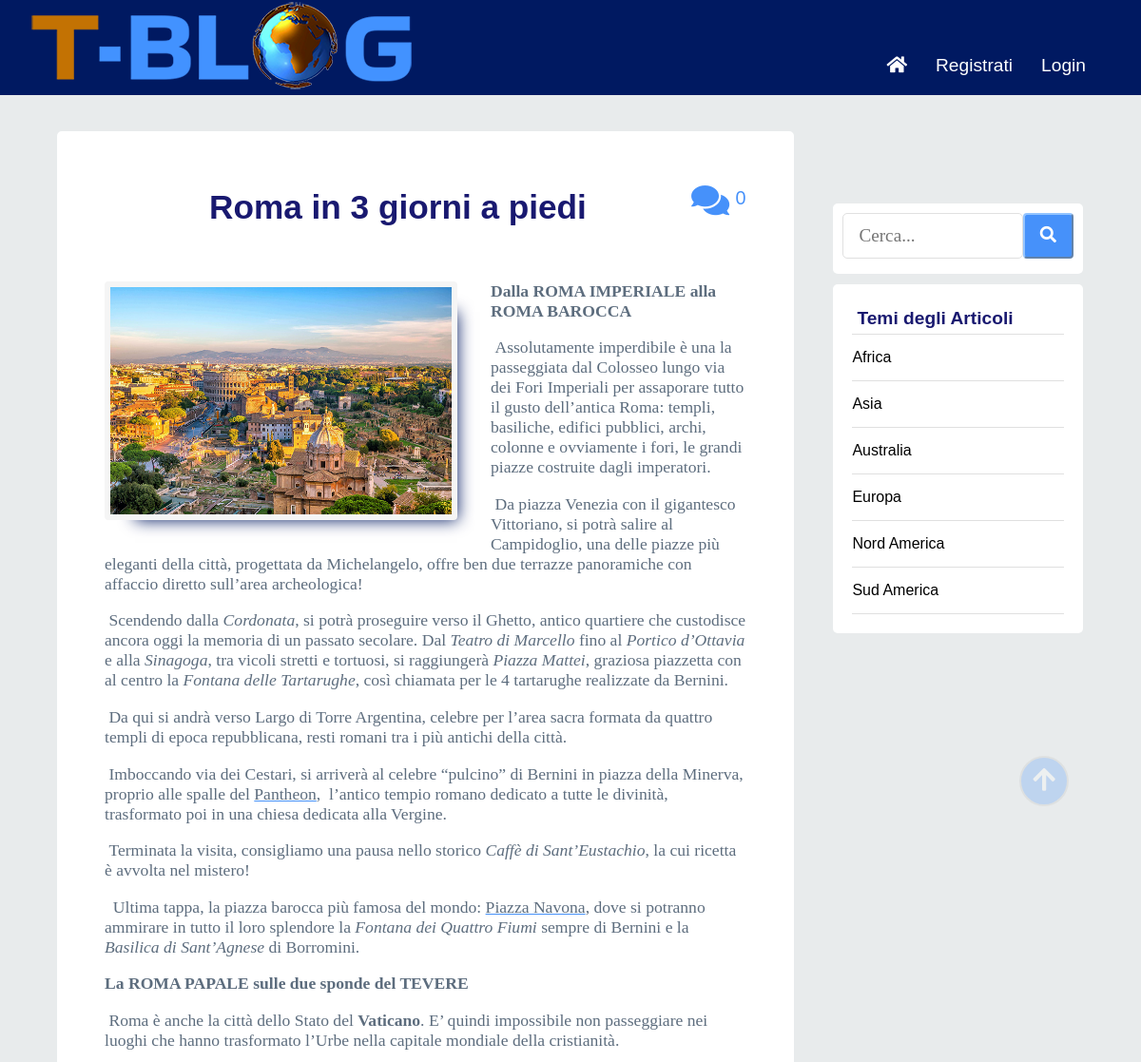
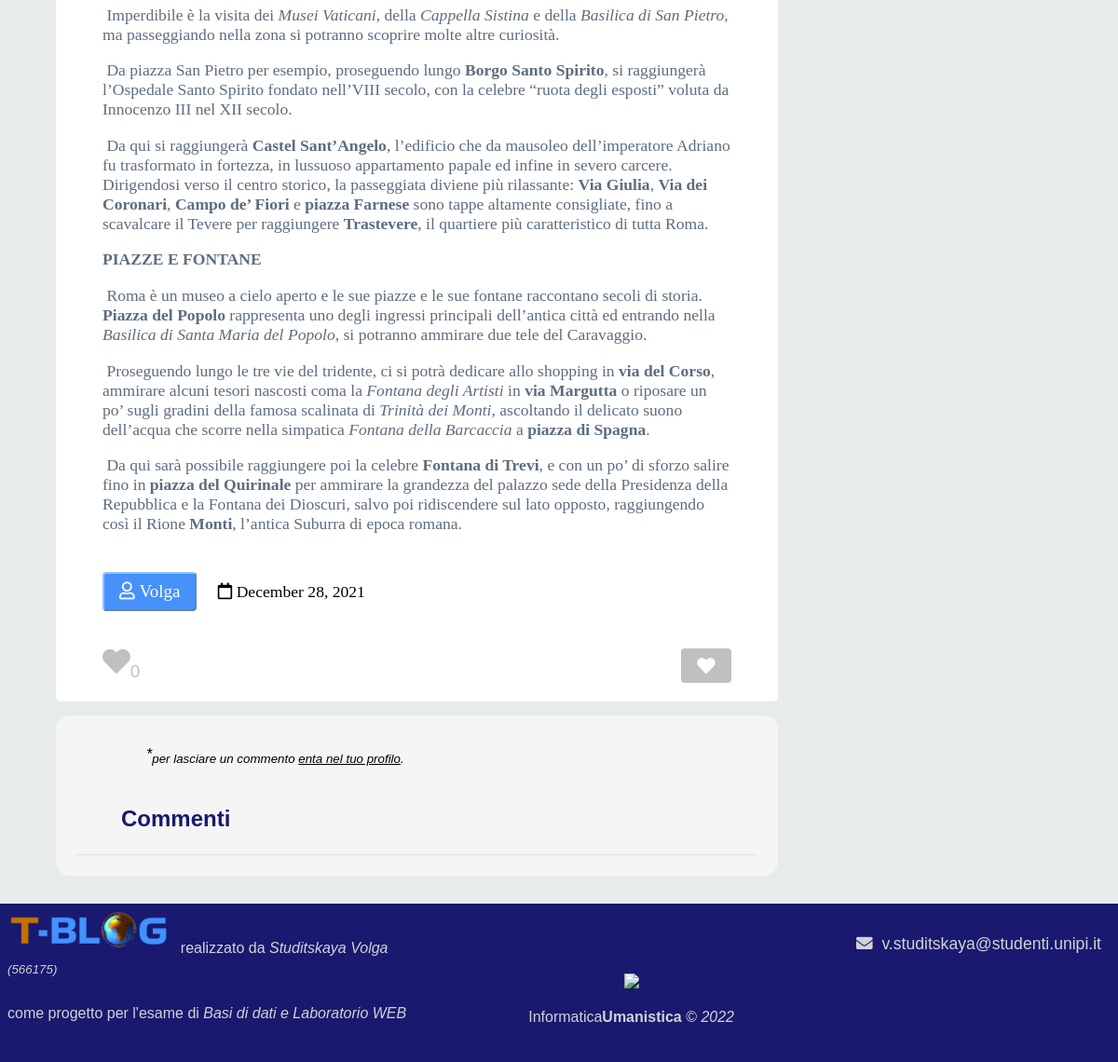
The page /tblog/tblog_article.php?id=34 on the database its author committed (2 pictures, top to bottom).
### tables this page shows
CREATE TABLE `posts` (
  `id` int(11) NOT NULL,
  `user_id` int(11) NOT NULL,
  `topic_id` int(11) DEFAULT NULL,
  `title` varchar(255) NOT NULL,
  `image` varchar(255) NOT NULL,
  `body` text NOT NULL,
  `published` tinyint(4) NOT NULL,
  `created_at` datetime NOT NULL DEFAULT current_timestamp()
);

CREATE TABLE `users` (
  `id` int(11) NOT NULL,
  `admin` tinyint(4) NOT NULL,
  `username` varchar(255) NOT NULL,
  `email` varchar(255) NOT NULL,
  `phone` varchar(255) NOT NULL,
  `password` varchar(255) NOT NULL,
  `created_at` timestamp NOT NULL DEFAULT current_timestamp()
);

CREATE TABLE `topics` (
  `id` int(11) NOT NULL,
  `name` varchar(100) NOT NULL,
  `description` text NOT NULL
);

### tblog/app/controllers/posts.php (called while the page is built, shortened)
<?php
include(ROOT_PATH . "/app/database/db.php");
$topics = selectAll('topics');
?>

### tblog/tblog_article.php (the view, shortened to what this page needs)
<?php
include(ROOT_PATH . "/app/controllers/posts.php");
if (isset($_GET['id'])) {
	$postId=$_GET['id'];
	$posts = getPostWhithUsername($postId);
	$post = $posts['0'];
}
?>
<!DOCTYPE html>
<html lang="it">
	<head>
		<link rel="stylesheet" href="assets/css/style.css">
		<link rel="stylesheet" href="https://use.fontawesome.com/releases/v5.7.2/css/all.css"
>
	</head>
	<body>
		<?php include(ROOT_PATH."/app/includes/tblog_header.php") ?>
		<div class="page-wrapper">
			<div class="content clearfix">
				<div class="block_grid">
					<div class="main-content-wrapper">
						<div class="main-content article">
							<div class="title-comments">
								<h1 class="post-title"><?php echo $post['title']; ?></h1>
								<div class="count_comments">
									<a href="#comments">
										<i class="fas fa-comments"></i>
										<sup><?php echo $numComment = countComment($postId); ?></sup>
									</a>
								</div>
							</div>
							<div class="post-content">
								<img src="<?php echo BASE_URL . '/assets/imgtblog/images/' . $post['image']; ?>" alt="">
								<?php echo html_entity_decode($post['body']); ?>
							</div>
							<div class="article_info">
								<div class="section user_info">
									<a href="<?php echo BASE_URL . '/tblog_search.php?u_id=' . $post['user_id'] . '&name=' . $post['username'] ; ?>">
										<button class="btn main"><i class="far fa-user"> <?php echo $post['username'] ?></i></button>
									</a>
									<i class="date_post far fa-calendar"> <?php echo date('F j, Y', strtotime($post['created_at'])); ?></i>
								</div>
							</div>
							<div class="like" >
								<a class="count"><i class="fas fa-heart"></i><sub><?php echo $numLike = countLike($postId); ?></sub></a>
								<div class="like-btn">
									<?php if(isset($_SESSION['id'])): ?>
										<script>
											function likeFunction(x) {
												x.classList.toggle("btn main fa fa-heart-broken");
											};
										</script>
										<?php
											$results = mysqli_query($conn, "SELECT * FROM likes WHERE user_id=$userId AND post_id=$postId");
											if (mysqli_num_rows($results) == 1): ?>
												<form method="post">
													<button type="submit" onclick="likeFunction(this)" class="btn main fa fa-heart-broken" title="non mi piace pi&#249;"></button>
													<input type="hidden" name="action" value="dislike">
													<input type="hidden" name="post_id" value="<?php echo $postId; ?>">
												</form>
											<?php else: ?>
												<form method="post">
													<button type="submit" onclick="likeFunction(this)" class="btn main fa fa-heart" title="mi piace"></button>
													<input type="hidden" name="action" value="like">
												</form>
										<?php endif; ?>
									<?php else: ?>
										<a href="<?php echo BASE_URL . '/tblog_login.php' ?>">
											<button style="background-color:silver;" class="btn fa fa-heart" title="Per mettere &#128153; entra nel tuo profilo"></button>
										</a>
									<?php endif; ?>
								</div>
							</div>
						</div>
						<div class="section comments">
							<div class="main-content comments">
								<div class="content-comments">
									<?php if(isset($_SESSION['id'])): ?>
										<?php include(ROOT_PATH . "/app/helpers/formErrors.php")?>
										<form method="post" class="add-comment" action="tblog_article.php?id=<?php echo $postId; ?>">
											<textarea class= "text-input" name="comment" rows="4" minlength="4" maxlength="800" placeholder="Scrivi un commento... "></textarea>
											<button type="submit" class= "btn main comment" name="comment_btn">Commenta</button><br>
										</form >
									<?php else: ?>
										<p><i>*<sub>per lasciare un commento <a href="<?php echo BASE_URL . '/tblog_login.php' ?>"><u>enta nel tuo profilo</u></a>.<sub></i></p>
									<?php endif; ?>
									<h2 class="section-title" id="comments">Commenti</h2>
								</div>
							</div>
						</div>
					</div>
					<?php include(ROOT_PATH . "/app/includes/right_sidebar.php") ?>
				</div>
			</div>
		</div>
		<?php include(ROOT_PATH . "/app/includes/tblog_footer.php") ?>
	</body>
</html>

### tblog/app/includes/right_sidebar.php
<?php
$topics = selectAll('topics');
?>
<div class="fix">
    <div class="sticky">
        <div class="sidebar">
            <div class="section search">
                <form action="tblog_search.php" method="post">
                    <div class="search_btn">
                        <input type="text" name="search-term" class="text-input" minlength="3" maxlength="20" placeholder="Cerca...">
                        <button  type="submit" class="btn main btn"><i class="fas fa-search"></i></button>
                    </div>
                </form>
            </div>
            <div class="section topics">
                <h2 class="section-title">Temi degli Articoli</h2>
                <ul>
                <?php foreach ($topics as $topic): ?>
                    <li>
                        <a href="<?php echo BASE_URL . '/tblog_search.php?t_id=' . $topic['id'] . '&name=' . $topic['name'] ?>"><?php echo $topic['name']; ?></a>
                    </li>
                <?php endforeach; ?>
                </ul>
            </div>
            <div class="scroll_up">
                <a href="#" id="scroll_up" title="" class="btn btn"><i class="fas fa-arrow-up"></i></a>
            </div>
        </div>
    </div>
</div>

### tblog/assets/css/style.css (style rules this page uses)
* { box-sizing: border-box; }
html, body { height: 100%; padding: 0px; margin: 0px; background: #E8EBEC; font-family: sans-serif; }
h1 { color: #191970; margin: 5px; }
h2, h3, h4, h5, h6 { color: #5c5b5b; margin: 5px; }
a { text-decoration: none; color: inherit; }
.clearfix::after { content: ''; display: block; clear: both; }
.btn { padding: .5rem 1rem; background: #4691fa; color: white; border: 1px solid transparent; border-radius: .25rem; font-size: 1.08em; font-family: serif; }
.text-input { padding: .7rem 1rem; display: block; width: 100%; border-radius: 5px; border: 1px solid #e0e0e0; outline: none; color: #444; line-height: 1.5rem; font-size: 1.2em; font-family: serif; }
.section-title { color: #191970; }
.page-wrapper { min-height: 100%; }
.content { width: 90%; margin: 30px auto 30px; }
.content .main-content { width: 95%; float: left; }
.preview-article li, .post-content li, .ck-editor__editable li, .preview-article p, .post-content p, .ck-editor__editable p { color: #5D6D7E; font-size: 1em; font-family: Tahoma; }
.preview-article i, .post-content i, .ck-editor__editable i { text-decoration: italic; }
.preview-article a, .post-content a, .ck-editor__editable a { text-decoration: underline #4691fa; }
.content .main-content.article { background: white; padding: 20px 50px; font-size: 1.1em; border-radius: 5px; }
.content .main-content.article .post-title { text-align: center; margin-bottom: 40px; }
.btn.main { border: 2px outset #93C4FF; }
.scroll_up .btn { margin: 4em 15px; font-size: 1.7rem; padding: 9px 12px; border-radius: 50%; border: 2px solid silver; opacity: 0.25; float: right; }
.content .sidebar { width: 100%; float: left; }
.content .sidebar { padding: 1px; }
.search_btn { display: flex; }
.search_btn .text-input { flex: 9.9; }
.content .sidebar .section { background: white; padding: 20px; border-radius: 5px; margin-bottom: 20px; }
.content .sidebar .section.search { margin: 75px 0 .7em 0; padding: 10px 10px .5px 10px; }
.content .sidebar .section.topics ul { margin: 0px; padding: 0px; list-style: none; border-top: 1px solid #e0e0e0; }
.content .sidebar .section.topics ul li a { display: block; padding: 15px 0px 15px 0px; border-bottom: 1px solid #e0e0e0; transition: all 0.3s; }
.article_info, .like, .title-comments { display: flex; margin-top: 35px; }
.user_info, .count, .title-comments .post-title { flex: 8; }
.post-content img { border: 1px solid transparent; background: whitesmoke; border-radius: 4px; box-shadow: 1rem 1rem 1rem -1rem #001961; width: 55%; float: left; margin-right:35px; margin-bottom: 15px; padding: 5px; object-fit: cover; position: relative; }
.date_post { margin: 1em; }
.count_comments { font-size: 1.35em; float: inline-end; color: silver; }
.fas.fa-comments { font-size: 1.5em; }
.main-content.comments { padding: 2px; margin-top: 15px; background-color: whitesmoke; border-radius: 15px; }
.comments .section-title { padding: 1em 2em ; border-bottom: 1px solid #e0e0e0; }
.content-comments { width: 100%; padding: 15px; position: relative; }
.content-comments i { margin-left: 5em; }
.count_comments { color: #4691fa; }
.count, .fas.fa-heart { font-size: 1.3em; color: silver !important; cursor: default; }
.fa.fa-heart, .fa.fa-heart-broken { font-size: 1.1em; }
form div { margin-bottom: 15px; }
@media (max-width:1200px) { .section.topics .section-title { font-size: 1.2em; } }

### rows shown on the page
posts: title "Roma in 3 giorni a piedi", image (picture), body "Dalla ROMA IMPERIALE alla ROMA BAROCCA Assolutamente imperdibile è una la passeggiata dal Colosseo lungo via dei Fori Imperiali per assaporare tutto il gusto dell’antica Roma: templi, basiliche, edifici pubblici, archi, colonne e ovviamente i fori, le grandi piazze costruite dagli imperatori. Da piazza Venezia con il gigantesco Vittoriano, si potrà salire al Campidoglio, una delle piazze più eleganti della città, progettata da Michelangelo, offre ben due terrazze panoramiche con affaccio diretto sull’area archeologica! Scendendo dalla Cordonata , si potrà proseguire verso il Ghetto, antico quartiere che custodisce ancora oggi la memoria di un passato secolare. Dal Teatro di Marcello fino al…", user.username "Volga", created_at "December 28, 2021"
topics: name "Africa"
topics: name "Asia"
topics: name "Australia"
topics: name "Europa"
topics: name "Nord America"
topics: name "Sud America"

### other values the page prints
$value "0"
